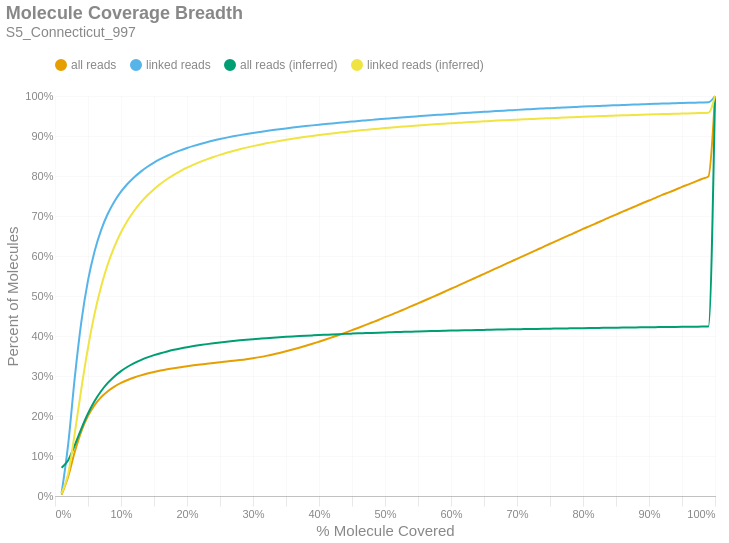

The notebook cell saved with this chart:
### Markdown cell above
### Molecule Read Coverage
This chart shows molecule coverage breadth as computed by the number of bases aligned to that molecule. In other words, "*how much of each unique long molecule is actually sequenced/aligned?*" Keep in mind there is a distinction between sequences and alignments, since some sequences belonging to a particular molecule may not align well and wouldn't appear in the alignment data. This chart also shows molecule coverage breadth as computed by the *inferred fragment* from which the aligned sequences originate. Unlike read coverage, this calculation takes into account the total insert size, including unsequenced gaps between the forward and reverse reads. Like the previous figures, these are cumulative percents.

### Code cell
if SKIPLR:
    print_html(f"Skipped")
else:
    binned_df = consolidated_hist(valids['coverage_bp'], mask, 0.01, True)
    binned_df_inf = consolidated_hist(valids['coverage_inserts'], mask, 0.01, True)
    binned_df = binned_df.with_columns(pl.lit(binned_df_inf['all reads (cumsum)']).alias('all reads (inferred)'))
    binned_df = binned_df.with_columns(pl.lit(binned_df_inf['linked reads (cumsum)']).alias('linked reads (inferred)'))
    binned_df = binned_df.with_columns(
        (pl.col('bin').cast(pl.Float64) + 0.01).alias('right_edge')
    )

    with SafeRender(binned_df):
        (
            density_plot(binned_df, 'Molecule Coverage Breadth', samplename, 'molcov', ['all reads (inferred)','linked reads (inferred)'])
            .encode(
                #x=alt.X('bin:Q', title="% Molecule Covered").axis(format = '%').scale(padding=0),
                x=alt.X('right_edge:Q', title="% Molecule Covered").axis(format='%').scale(padding=0),
                y=alt.Y('value:Q', title='Percent of Molecules')
                    .axis(format='%')
                    .stack(False)
                    .scale(domainMin=0, padding=0),
                color=alt.Color("key:N").scale(domain = ["all reads", "linked reads", "all reads (inferred)", "linked reads (inferred)"]),
                tooltip = [
                    alt.Tooltip("key:N", title = "Data Type"),
                    alt.Tooltip("range_label:N", title="% Molecule Covered"),
                    alt.Tooltip("value:Q", format = ".2%", title="% Molecules")
                ]
            )
        ).display()

### Figure 1 — Vega-Lite specification as saved in the notebook (floating-point values rounded to 4 significant figures)
{"width": "container", "height": 400, "config": {"title": {"anchor": "start", "dy": -15, "fontSize": 18, "color": "#888888", "subtitleColor": "#888888", "subtitleFontSize": 14}, "arc": {"fill": "#0072B2"}, "axis": {"domainColor": "#888888", "domainWidth": 0.5, "gridWidth": 0.2, "grid": false, "titleFontWeight": 400, "titleFontSize": 15, "labelFontSize": 11, "labelColor": "#888888", "tickColor": "#888888", "tickWidth": 0.2, "titleColor": "#888888"}, "axisBand": {"grid": false}, "axisX": {"grid": true, "tickSize": 10, "domainCap": "round"}, "axisY": {"domain": false, "grid": true, "tickSize": 0, "domainCap": "round"}, "background": "transparent", "header": {"labelFontSize": 15, "labelColor": "#888888", "titleFontSize": 15, "titleFontWeight": 600, "titleColor": "#888888"}, "legend": {"labelFont": "sans-serif", "labelFontSize": 12, "labelColor": "#888888", "symbolSize": 100, "symbolType": "circle", "titleFontSize": 12, "titlePadding": 10, "titleColor": "#888888", "title": null, "orient": "top"}, "range": {"category": ["#E69F00", "#56B4E9", "#009E73", "#F0E442", "#0072B2", "#D55E00", "#CC79A7", "#000000"], "diverging": ["#cfe8f3", "#a2d4ec", "#73bfe2", "#46abdb", "#1696d2", "#12719e"]}, "area": {"fill": "#0072B2", "fillOpacity": 0.7, "line": true, "strokeOpacity": 0.7}, "line": {"color": "#0072B2", "stroke": "#0072B2", "strokeWidth": 2}, "trail": {"color": "#0072B2", "stroke": "#0072B2", "strokeWidth": 0, "size": 1}, "point": {"filled": true, "fillOpacity": 1.0, "size": 95}, "text": {"color": "#888888", "fontSize": 11, "align": "right", "fontWeight": 400, "size": 11}, "bar": {"fill": "#0072B2", "stroke": null}, "view": {"stroke": null, "continuousWidth": 660, "continuousHeight": 400}}, "data": {"name": "data-8dba4309ce41a211d2ac14b68cd70d48"}, "mark": {"type": "line", "interpolate": "monotone", "point": {"opacity": 0, "size": 275}}, "encoding": {"color": {"field": "key", "scale": {"domain": ["all reads", "linked reads", "all reads (inferred)", "linked reads (inferred)"]}, "type": "nominal"}, "tooltip": [{"field": "key", "title": "Data Type", "type": "nominal"}, {"field": "range_label", "title": "% Molecule Covered", "type": "nominal"}, {"field": "value", "format": ".2%", "title": "% Molecules", "type": "quantitative"}], "x": {"axis": {"format": "%"}, "field": "right_edge", "scale": {"padding": 0}, "title": "% Molecule Covered", "type": "quantitative"}, "y": {"axis": {"format": "%"}, "field": "value", "scale": {"domainMin": 0, "padding": 0}, "stack": false, "title": "Percent of Molecules", "type": "quantitative"}}, "params": [{"name": "param_c36ac31b6afebe62", "select": {"type": "point", "fields": ["key"]}, "bind": "legend"}], "title": {"text": "Molecule Coverage Breadth", "subtitle": "S5_Connecticut_997"}, "transform": [{"fold": ["all reads (cumsum)", "linked reads (cumsum)", "all reads (inferred)", "linked reads (inferred)"]}, {"calculate": "replace(datum.key, ' (cumsum)', '')", "as": "key"}, {"filter": {"param": "param_c36ac31b6afebe62"}}], "usermeta": {"embedOptions": {"downloadFileName": "S5_Connecticut_997.molcov"}}, "$schema": "https://vega.github.io/schema/vega-lite/v6.1.0.json", "datasets": {"data-8dba4309ce41a211d2ac14b68cd70d48": [{"bin": "0.0", "interval": "0.0-0.01", "all reads": 0.003129, "linked reads": 0.007442, "all reads (cumsum)": 0.003129, "linked reads (cumsum)": 0.007442, "range_label": "0.0-0.01", "all reads (inferred)": 0.07045, "linked reads (inferred)": 0.006319, "right_edge": 0.01}, {"bin": "0.01", "interval": "0.01-0.02", "all reads": 0.04586, "linked reads": 0.1223, "all reads (cumsum)": 0.04899, "linked reads (cumsum)": 0.1297, "range_label": "0.01-0.02", "all reads (inferred)": 0.08961, "linked reads (inferred)": 0.05598, "right_edge": 0.02}, {"bin": "0.02", "interval": "0.02-0.03", "all reads": 0.06175, "linked reads": 0.1668, "all reads (cumsum)": 0.1107, "linked reads (cumsum)": 0.2965, "range_label": "0.02-0.03", "all reads (inferred)": 0.1273, "linked reads (inferred)": 0.1571, "right_edge": 0.03}, {"bin": "0.03", "interval": "0.03-0.04", "all reads": 0.05161, "linked reads": 0.1398, "all reads (cumsum)": 0.1623, "linked reads (cumsum)": 0.4363, "range_label": "0.03-0.04", "all reads (inferred)": 0.1687, "linked reads (inferred)": 0.2693, "right_edge": 0.04}, {"bin": "0.04", "interval": "0.04-0.05", "all reads": 0.03791, "linked reads": 0.1027, "all reads (cumsum)": 0.2003, "linked reads (cumsum)": 0.539, "range_label": "0.04-0.05", "all reads (inferred)": 0.2062, "linked reads (inferred)": 0.3711, "right_edge": 0.05}, {"bin": "0.05", "interval": "0.05-0.06", "all reads": 0.02705, "linked reads": 0.07309, "all reads (cumsum)": 0.2273, "linked reads (cumsum)": 0.6121, "range_label": "0.05-0.06", "all reads (inferred)": 0.2374, "linked reads (inferred)": 0.456, "right_edge": 0.06}, {"bin": "0.06", "interval": "0.06-0.07", "all reads": 0.01981, "linked reads": 0.05343, "all reads (cumsum)": 0.2471, "linked reads (cumsum)": 0.6655, "range_label": "0.06-0.07", "all reads (inferred)": 0.2626, "linked reads (inferred)": 0.5244, "right_edge": 0.07}, {"bin": "0.07", "interval": "0.07-0.08", "all reads": 0.01486, "linked reads": 0.04001, "all reads (cumsum)": 0.262, "linked reads (cumsum)": 0.7055, "range_label": "0.07-0.08", "all reads (inferred)": 0.2828, "linked reads (inferred)": 0.5792, "right_edge": 0.08}, {"bin": "0.08", "interval": "0.08-0.09", "all reads": 0.01147, "linked reads": 0.03081, "all reads (cumsum)": 0.2735, "linked reads (cumsum)": 0.7363, "range_label": "0.08-0.09", "all reads (inferred)": 0.299, "linked reads (inferred)": 0.6233, "right_edge": 0.09}, {"bin": "0.09", "interval": "0.09-0.1", "all reads": 0.009122, "linked reads": 0.02439, "all reads (cumsum)": 0.2826, "linked reads (cumsum)": 0.7607, "range_label": "0.09-0.1", "all reads (inferred)": 0.3122, "linked reads (inferred)": 0.6592, "right_edge": 0.1}, {"bin": "0.1", "interval": "0.1-0.11", "all reads": 0.007438, "linked reads": 0.01979, "all reads (cumsum)": 0.29, "linked reads (cumsum)": 0.7805, "range_label": "0.1-0.11", "all reads (inferred)": 0.3231, "linked reads (inferred)": 0.6887, "right_edge": 0.11}, {"bin": "0.11", "interval": "0.11-0.12", "all reads": 0.006175, "linked reads": 0.01644, "all reads (cumsum)": 0.2962, "linked reads (cumsum)": 0.797, "range_label": "0.11-0.12", "all reads (inferred)": 0.3321, "linked reads (inferred)": 0.7131, "right_edge": 0.12}, {"bin": "0.12", "interval": "0.12-0.13", "all reads": 0.005296, "linked reads": 0.01406, "all reads (cumsum)": 0.3015, "linked reads (cumsum)": 0.811, "range_label": "0.12-0.13", "all reads (inferred)": 0.3398, "linked reads (inferred)": 0.734, "right_edge": 0.13}, {"bin": "0.13", "interval": "0.13-0.14", "all reads": 0.004565, "linked reads": 0.01207, "all reads (cumsum)": 0.3061, "linked reads (cumsum)": 0.8231, "range_label": "0.13-0.14", "all reads (inferred)": 0.3464, "linked reads (inferred)": 0.7518, "right_edge": 0.14}, {"bin": "0.14", "interval": "0.14-0.15", "all reads": 0.003982, "linked reads": 0.01045, "all reads (cumsum)": 0.31, "linked reads (cumsum)": 0.8335, "range_label": "0.14-0.15", "all reads (inferred)": 0.3521, "linked reads (inferred)": 0.7671, "right_edge": 0.15}, {"bin": "0.15", "interval": "0.15-0.16", "all reads": 0.003512, "linked reads": 0.009145, "all reads (cumsum)": 0.3136, "linked reads (cumsum)": 0.8427, "range_label": "0.15-0.16", "all reads (inferred)": 0.3571, "linked reads (inferred)": 0.7806, "right_edge": 0.16}, {"bin": "0.16", "interval": "0.16-0.17", "all reads": 0.003113, "linked reads": 0.008011, "all reads (cumsum)": 0.3167, "linked reads (cumsum)": 0.8507, "range_label": "0.16-0.17", "all reads (inferred)": 0.3615, "linked reads (inferred)": 0.7925, "right_edge": 0.17}, {"bin": "0.17", "interval": "0.17-0.18", "all reads": 0.002786, "linked reads": 0.007085, "all reads (cumsum)": 0.3195, "linked reads (cumsum)": 0.8578, "range_label": "0.17-0.18", "all reads (inferred)": 0.3654, "linked reads (inferred)": 0.8031, "right_edge": 0.18}, {"bin": "0.18", "interval": "0.18-0.19", "all reads": 0.00256, "linked reads": 0.006384, "all reads (cumsum)": 0.322, "linked reads (cumsum)": 0.8642, "range_label": "0.18-0.19", "all reads (inferred)": 0.3688, "linked reads (inferred)": 0.8124, "right_edge": 0.19}, {"bin": "0.19", "interval": "0.19-0.2", "all reads": 0.002375, "linked reads": 0.005824, "all reads (cumsum)": 0.3244, "linked reads (cumsum)": 0.87, "range_label": "0.19-0.2", "all reads (inferred)": 0.372, "linked reads (inferred)": 0.8209, "right_edge": 0.2}, {"bin": "0.2", "interval": "0.2-0.21", "all reads": 0.002208, "linked reads": 0.005273, "all reads (cumsum)": 0.3266, "linked reads (cumsum)": 0.8753, "range_label": "0.2-0.21", "all reads (inferred)": 0.3748, "linked reads (inferred)": 0.8284, "right_edge": 0.21}, {"bin": "0.21", "interval": "0.21-0.22", "all reads": 0.002117, "linked reads": 0.00489, "all reads (cumsum)": 0.3287, "linked reads (cumsum)": 0.8802, "range_label": "0.21-0.22", "all reads (inferred)": 0.3774, "linked reads (inferred)": 0.8354, "right_edge": 0.22}, {"bin": "0.22", "interval": "0.22-0.23", "all reads": 0.001946, "linked reads": 0.004419, "all reads (cumsum)": 0.3307, "linked reads (cumsum)": 0.8846, "range_label": "0.22-0.23", "all reads (inferred)": 0.3797, "linked reads (inferred)": 0.8417, "right_edge": 0.23}, {"bin": "0.23", "interval": "0.23-0.24", "all reads": 0.001899, "linked reads": 0.004095, "all reads (cumsum)": 0.3326, "linked reads (cumsum)": 0.8887, "range_label": "0.23-0.24", "all reads (inferred)": 0.3819, "linked reads (inferred)": 0.8474, "right_edge": 0.24}, {"bin": "0.24", "interval": "0.24-0.25", "all reads": 0.001842, "linked reads": 0.003743, "all reads (cumsum)": 0.3344, "linked reads (cumsum)": 0.8924, "range_label": "0.24-0.25", "all reads (inferred)": 0.3839, "linked reads (inferred)": 0.8528, "right_edge": 0.25}, {"bin": "0.25", "interval": "0.25-0.26", "all reads": 0.001766, "linked reads": 0.003492, "all reads (cumsum)": 0.3362, "linked reads (cumsum)": 0.8959, "range_label": "0.25-0.26", "all reads (inferred)": 0.3858, "linked reads (inferred)": 0.858, "right_edge": 0.26}, {"bin": "0.26", "interval": "0.26-0.27", "all reads": 0.00178, "linked reads": 0.00323, "all reads (cumsum)": 0.3379, "linked reads (cumsum)": 0.8991, "range_label": "0.26-0.27", "all reads (inferred)": 0.3875, "linked reads (inferred)": 0.8626, "right_edge": 0.27}, {"bin": "0.27", "interval": "0.27-0.28", "all reads": 0.001876, "linked reads": 0.003008, "all reads (cumsum)": 0.3398, "linked reads (cumsum)": 0.9021, "range_label": "0.27-0.28", "all reads (inferred)": 0.3891, "linked reads (inferred)": 0.867, "right_edge": 0.28}, {"bin": "0.28", "interval": "0.28-0.29", "all reads": 0.002098, "linked reads": 0.002828, "all reads (cumsum)": 0.3419, "linked reads (cumsum)": 0.905, "range_label": "0.28-0.29", "all reads (inferred)": 0.3906, "linked reads (inferred)": 0.871, "right_edge": 0.29}, {"bin": "0.29", "interval": "0.29-0.3", "all reads": 0.002468, "linked reads": 0.002612, "all reads (cumsum)": 0.3444, "linked reads (cumsum)": 0.9076, "range_label": "0.29-0.3", "all reads (inferred)": 0.392, "linked reads (inferred)": 0.8747, "right_edge": 0.3}, {"bin": "0.3", "interval": "0.3-0.31", "all reads": 0.002807, "linked reads": 0.002475, "all reads (cumsum)": 0.3472, "linked reads (cumsum)": 0.9101, "range_label": "0.3-0.31", "all reads (inferred)": 0.3933, "linked reads (inferred)": 0.8782, "right_edge": 0.31}, {"bin": "0.31", "interval": "0.31-0.32", "all reads": 0.003159, "linked reads": 0.002411, "all reads (cumsum)": 0.3504, "linked reads (cumsum)": 0.9125, "range_label": "0.31-0.32", "all reads (inferred)": 0.3946, "linked reads (inferred)": 0.8816, "right_edge": 0.32}, {"bin": "0.32", "interval": "0.32-0.33", "all reads": 0.003479, "linked reads": 0.002264, "all reads (cumsum)": 0.3538, "linked reads (cumsum)": 0.9147, "range_label": "0.32-0.33", "all reads (inferred)": 0.3957, "linked reads (inferred)": 0.8847, "right_edge": 0.33}, {"bin": "0.33", "interval": "0.33-0.34", "all reads": 0.003812, "linked reads": 0.002189, "all reads (cumsum)": 0.3576, "linked reads (cumsum)": 0.9169, "range_label": "0.33-0.34", "all reads (inferred)": 0.3968, "linked reads (inferred)": 0.8876, "right_edge": 0.34}, {"bin": "0.34", "interval": "0.34-0.35", "all reads": 0.004036, "linked reads": 0.002076, "all reads (cumsum)": 0.3617, "linked reads (cumsum)": 0.919, "range_label": "0.34-0.35", "all reads (inferred)": 0.3979, "linked reads (inferred)": 0.8904, "right_edge": 0.35}, {"bin": "0.35", "interval": "0.35-0.36", "all reads": 0.004337, "linked reads": 0.001997, "all reads (cumsum)": 0.366, "linked reads (cumsum)": 0.921, "range_label": "0.35-0.36", "all reads (inferred)": 0.3989, "linked reads (inferred)": 0.8931, "right_edge": 0.36}, {"bin": "0.36", "interval": "0.36-0.37", "all reads": 0.004584, "linked reads": 0.001935, "all reads (cumsum)": 0.3706, "linked reads (cumsum)": 0.9229, "range_label": "0.36-0.37", "all reads (inferred)": 0.3998, "linked reads (inferred)": 0.8956, "right_edge": 0.37}, {"bin": "0.37", "interval": "0.37-0.38", "all reads": 0.004856, "linked reads": 0.001852, "all reads (cumsum)": 0.3755, "linked reads (cumsum)": 0.9248, "range_label": "0.37-0.38", "all reads (inferred)": 0.4007, "linked reads (inferred)": 0.898, "right_edge": 0.38}, {"bin": "0.38", "interval": "0.38-0.39", "all reads": 0.004994, "linked reads": 0.001768, "all reads (cumsum)": 0.3805, "linked reads (cumsum)": 0.9266, "range_label": "0.38-0.39", "all reads (inferred)": 0.4016, "linked reads (inferred)": 0.9003, "right_edge": 0.39}, {"bin": "0.39", "interval": "0.39-0.4", "all reads": 0.005266, "linked reads": 0.001692, "all reads (cumsum)": 0.3857, "linked reads (cumsum)": 0.9282, "range_label": "0.39-0.4", "all reads (inferred)": 0.4024, "linked reads (inferred)": 0.9025, "right_edge": 0.4}, {"bin": "0.4", "interval": "0.4-0.41", "all reads": 0.005342, "linked reads": 0.001614, "all reads (cumsum)": 0.3911, "linked reads (cumsum)": 0.9299, "range_label": "0.4-0.41", "all reads (inferred)": 0.4031, "linked reads (inferred)": 0.9045, "right_edge": 0.41}, {"bin": "0.41", "interval": "0.41-0.42", "all reads": 0.005638, "linked reads": 0.001636, "all reads (cumsum)": 0.3967, "linked reads (cumsum)": 0.9315, "range_label": "0.41-0.42", "all reads (inferred)": 0.4039, "linked reads (inferred)": 0.9065, "right_edge": 0.42}, {"bin": "0.42", "interval": "0.42-0.43", "all reads": 0.005778, "linked reads": 0.00149, "all reads (cumsum)": 0.4025, "linked reads (cumsum)": 0.933, "range_label": "0.42-0.43", "all reads (inferred)": 0.4046, "linked reads (inferred)": 0.9084, "right_edge": 0.43}, {"bin": "0.43", "interval": "0.43-0.44", "all reads": 0.005894, "linked reads": 0.001487, "all reads (cumsum)": 0.4084, "linked reads (cumsum)": 0.9345, "range_label": "0.43-0.44", "all reads (inferred)": 0.4053, "linked reads (inferred)": 0.9103, "right_edge": 0.44}, {"bin": "0.44", "interval": "0.44-0.45", "all reads": 0.00616, "linked reads": 0.001502, "all reads (cumsum)": 0.4145, "linked reads (cumsum)": 0.936, "range_label": "0.44-0.45", "all reads (inferred)": 0.406, "linked reads (inferred)": 0.912, "right_edge": 0.45}, {"bin": "0.45", "interval": "0.45-0.46", "all reads": 0.006195, "linked reads": 0.001496, "all reads (cumsum)": 0.4207, "linked reads (cumsum)": 0.9375, "range_label": "0.45-0.46", "all reads (inferred)": 0.4066, "linked reads (inferred)": 0.9137, "right_edge": 0.46}, {"bin": "0.46", "interval": "0.46-0.47", "all reads": 0.006392, "linked reads": 0.001424, "all reads (cumsum)": 0.4271, "linked reads (cumsum)": 0.9389, "range_label": "0.46-0.47", "all reads (inferred)": 0.4072, "linked reads (inferred)": 0.9153, "right_edge": 0.47}, {"bin": "0.47", "interval": "0.47-0.48", "all reads": 0.006489, "linked reads": 0.001418, "all reads (cumsum)": 0.4336, "linked reads (cumsum)": 0.9403, "range_label": "0.47-0.48", "all reads (inferred)": 0.4078, "linked reads (inferred)": 0.9169, "right_edge": 0.48}, {"bin": "0.48", "interval": "0.48-0.49", "all reads": 0.006371, "linked reads": 0.001338, "all reads (cumsum)": 0.44, "linked reads (cumsum)": 0.9417, "range_label": "0.48-0.49", "all reads (inferred)": 0.4084, "linked reads (inferred)": 0.9184, "right_edge": 0.49}, {"bin": "0.49", "interval": "0.49-0.5", "all reads": 0.007186, "linked reads": 0.001384, "all reads (cumsum)": 0.4472, "linked reads (cumsum)": 0.943, "range_label": "0.49-0.5", "all reads (inferred)": 0.4089, "linked reads (inferred)": 0.9199, "right_edge": 0.5}, {"bin": "0.5", "interval": "0.5-0.51", "all reads": 0.006235, "linked reads": 0.001273, "all reads (cumsum)": 0.4534, "linked reads (cumsum)": 0.9443, "range_label": "0.5-0.51", "all reads (inferred)": 0.4094, "linked reads (inferred)": 0.9212, "right_edge": 0.51}, {"bin": "0.51", "interval": "0.51-0.52", "all reads": 0.007092, "linked reads": 0.001285, "all reads (cumsum)": 0.4605, "linked reads (cumsum)": 0.9456, "range_label": "0.51-0.52", "all reads (inferred)": 0.4099, "linked reads (inferred)": 0.9225, "right_edge": 0.52}, {"bin": "0.52", "interval": "0.52-0.53", "all reads": 0.006861, "linked reads": 0.001302, "all reads (cumsum)": 0.4674, "linked reads (cumsum)": 0.9469, "range_label": "0.52-0.53", "all reads (inferred)": 0.4104, "linked reads (inferred)": 0.9239, "right_edge": 0.53}, {"bin": "0.53", "interval": "0.53-0.54", "all reads": 0.007135, "linked reads": 0.001262, "all reads (cumsum)": 0.4745, "linked reads (cumsum)": 0.9482, "range_label": "0.53-0.54", "all reads (inferred)": 0.4109, "linked reads (inferred)": 0.9251, "right_edge": 0.54}, {"bin": "0.54", "interval": "0.54-0.55", "all reads": 0.007032, "linked reads": 0.001209, "all reads (cumsum)": 0.4815, "linked reads (cumsum)": 0.9494, "range_label": "0.54-0.55", "all reads (inferred)": 0.4114, "linked reads (inferred)": 0.9263, "right_edge": 0.55}, {"bin": "0.55", "interval": "0.55-0.56", "all reads": 0.007296, "linked reads": 0.001211, "all reads (cumsum)": 0.4888, "linked reads (cumsum)": 0.9506, "range_label": "0.55-0.56", "all reads (inferred)": 0.4118, "linked reads (inferred)": 0.9275, "right_edge": 0.56}, {"bin": "0.56", "interval": "0.56-0.57", "all reads": 0.007185, "linked reads": 0.001159, "all reads (cumsum)": 0.496, "linked reads (cumsum)": 0.9517, "range_label": "0.56-0.57", "all reads (inferred)": 0.4122, "linked reads (inferred)": 0.9286, "right_edge": 0.57}, {"bin": "0.57", "interval": "0.57-0.58", "all reads": 0.007176, "linked reads": 0.001135, "all reads (cumsum)": 0.5032, "linked reads (cumsum)": 0.9529, "range_label": "0.57-0.58", "all reads (inferred)": 0.4127, "linked reads (inferred)": 0.9297, "right_edge": 0.58}, {"bin": "0.58", "interval": "0.58-0.59", "all reads": 0.007362, "linked reads": 0.00116, "all reads (cumsum)": 0.5105, "linked reads (cumsum)": 0.954, "range_label": "0.58-0.59", "all reads (inferred)": 0.4131, "linked reads (inferred)": 0.9308, "right_edge": 0.59}, {"bin": "0.59", "interval": "0.59-0.6", "all reads": 0.007533, "linked reads": 0.001125, "all reads (cumsum)": 0.5181, "linked reads (cumsum)": 0.9552, "range_label": "0.59-0.6", "all reads (inferred)": 0.4135, "linked reads (inferred)": 0.9319, "right_edge": 0.6}, {"bin": "0.6", "interval": "0.6-0.61", "all reads": 0.007201, "linked reads": 0.001097, "all reads (cumsum)": 0.5253, "linked reads (cumsum)": 0.9563, "range_label": "0.6-0.61", "all reads (inferred)": 0.4138, "linked reads (inferred)": 0.9329, "right_edge": 0.61}, {"bin": "0.61", "interval": "0.61-0.62", "all reads": 0.007604, "linked reads": 0.001103, "all reads (cumsum)": 0.5329, "linked reads (cumsum)": 0.9574, "range_label": "0.61-0.62", "all reads (inferred)": 0.4142, "linked reads (inferred)": 0.9338, "right_edge": 0.62}, {"bin": "0.62", "interval": "0.62-0.63", "all reads": 0.007405, "linked reads": 0.001041, "all reads (cumsum)": 0.5403, "linked reads (cumsum)": 0.9584, "range_label": "0.62-0.63", "all reads (inferred)": 0.4146, "linked reads (inferred)": 0.9348, "right_edge": 0.63}, {"bin": "0.63", "interval": "0.63-0.64", "all reads": 0.007497, "linked reads": 0.001036, "all reads (cumsum)": 0.5478, "linked reads (cumsum)": 0.9594, "range_label": "0.63-0.64", "all reads (inferred)": 0.415, "linked reads (inferred)": 0.9358, "right_edge": 0.64}, {"bin": "0.64", "interval": "0.64-0.65", "all reads": 0.007444, "linked reads": 0.001, "all reads (cumsum)": 0.5552, "linked reads (cumsum)": 0.9604, "range_label": "0.64-0.65", "all reads (inferred)": 0.4153, "linked reads (inferred)": 0.9367, "right_edge": 0.65}, {"bin": "0.65", "interval": "0.65-0.66", "all reads": 0.007774, "linked reads": 0.001031, "all reads (cumsum)": 0.563, "linked reads (cumsum)": 0.9615, "range_label": "0.65-0.66", "all reads (inferred)": 0.4157, "linked reads (inferred)": 0.9376, "right_edge": 0.66}, {"bin": "0.66", "interval": "0.66-0.67", "all reads": 0.007374, "linked reads": 0.0009738, "all reads (cumsum)": 0.5704, "linked reads (cumsum)": 0.9624, "range_label": "0.66-0.67", "all reads (inferred)": 0.416, "linked reads (inferred)": 0.9385, "right_edge": 0.67}, {"bin": "0.67", "interval": "0.67-0.68", "all reads": 0.007557, "linked reads": 0.0009606, "all reads (cumsum)": 0.5779, "linked reads (cumsum)": 0.9634, "range_label": "0.67-0.68", "all reads (inferred)": 0.4163, "linked reads (inferred)": 0.9393, "right_edge": 0.68}, {"bin": "0.68", "interval": "0.68-0.69", "all reads": 0.007399, "linked reads": 0.0009536, "all reads (cumsum)": 0.5853, "linked reads (cumsum)": 0.9644, "range_label": "0.68-0.69", "all reads (inferred)": 0.4166, "linked reads (inferred)": 0.9401, "right_edge": 0.69}, {"bin": "0.69", "interval": "0.69-0.7", "all reads": 0.007638, "linked reads": 0.0009566, "all reads (cumsum)": 0.593, "linked reads (cumsum)": 0.9653, "range_label": "0.69-0.7", "all reads (inferred)": 0.4169, "linked reads (inferred)": 0.9409, "right_edge": 0.7}, {"bin": "0.7", "interval": "0.7-0.71", "all reads": 0.007481, "linked reads": 0.0009122, "all reads (cumsum)": 0.6005, "linked reads (cumsum)": 0.9662, "range_label": "0.7-0.71", "all reads (inferred)": 0.4172, "linked reads (inferred)": 0.9417, "right_edge": 0.71}, {"bin": "0.71", "interval": "0.71-0.72", "all reads": 0.007403, "linked reads": 0.0008397, "all reads (cumsum)": 0.6079, "linked reads (cumsum)": 0.9671, "range_label": "0.71-0.72", "all reads (inferred)": 0.4175, "linked reads (inferred)": 0.9424, "right_edge": 0.72}, {"bin": "0.72", "interval": "0.72-0.73", "all reads": 0.007615, "linked reads": 0.0008771, "all reads (cumsum)": 0.6155, "linked reads (cumsum)": 0.9679, "range_label": "0.72-0.73", "all reads (inferred)": 0.4178, "linked reads (inferred)": 0.9432, "right_edge": 0.73}, {"bin": "0.73", "interval": "0.73-0.74", "all reads": 0.007386, "linked reads": 0.0008367, "all reads (cumsum)": 0.6229, "linked reads (cumsum)": 0.9688, "range_label": "0.73-0.74", "all reads (inferred)": 0.4181, "linked reads (inferred)": 0.9439, "right_edge": 0.74}, {"bin": "0.74", "interval": "0.74-0.75", "all reads": 0.007792, "linked reads": 0.0008534, "all reads (cumsum)": 0.6306, "linked reads (cumsum)": 0.9696, "range_label": "0.74-0.75", "all reads (inferred)": 0.4184, "linked reads (inferred)": 0.9446, "right_edge": 0.75}, {"bin": "0.75", "interval": "0.75-0.76", "all reads": 0.007227, "linked reads": 0.000802, "all reads (cumsum)": 0.6379, "linked reads (cumsum)": 0.9704, "range_label": "0.75-0.76", "all reads (inferred)": 0.4186, "linked reads (inferred)": 0.9453, "right_edge": 0.76}, {"bin": "0.76", "interval": "0.76-0.77", "all reads": 0.007441, "linked reads": 0.0007971, "all reads (cumsum)": 0.6453, "linked reads (cumsum)": 0.9712, "range_label": "0.76-0.77", "all reads (inferred)": 0.4189, "linked reads (inferred)": 0.946, "right_edge": 0.77}, {"bin": "0.77", "interval": "0.77-0.78", "all reads": 0.007371, "linked reads": 0.0007831, "all reads (cumsum)": 0.6527, "linked reads (cumsum)": 0.972, "range_label": "0.77-0.78", "all reads (inferred)": 0.4192, "linked reads (inferred)": 0.9467, "right_edge": 0.78}, {"bin": "0.78", "interval": "0.78-0.79", "all reads": 0.007307, "linked reads": 0.000747, "all reads (cumsum)": 0.66, "linked reads (cumsum)": 0.9728, "range_label": "0.78-0.79", "all reads (inferred)": 0.4194, "linked reads (inferred)": 0.9473, "right_edge": 0.79}, {"bin": "0.79", "interval": "0.79-0.8", "all reads": 0.007697, "linked reads": 0.0007461, "all reads (cumsum)": 0.6677, "linked reads (cumsum)": 0.9735, "range_label": "0.79-0.8", "all reads (inferred)": 0.4197, "linked reads (inferred)": 0.948, "right_edge": 0.8}, {"bin": "0.8", "interval": "0.8-0.81", "all reads": 0.007026, "linked reads": 0.0006991, "all reads (cumsum)": 0.6747, "linked reads (cumsum)": 0.9742, "range_label": "0.8-0.81", "all reads (inferred)": 0.4199, "linked reads (inferred)": 0.9486, "right_edge": 0.81}, {"bin": "0.81", "interval": "0.81-0.82", "all reads": 0.007213, "linked reads": 0.0006881, "all reads (cumsum)": 0.6819, "linked reads (cumsum)": 0.9749, "range_label": "0.81-0.82", "all reads (inferred)": 0.4201, "linked reads (inferred)": 0.9492, "right_edge": 0.82}, {"bin": "0.82", "interval": "0.82-0.83", "all reads": 0.007268, "linked reads": 0.000689, "all reads (cumsum)": 0.6892, "linked reads (cumsum)": 0.9756, "range_label": "0.82-0.83", "all reads (inferred)": 0.4204, "linked reads (inferred)": 0.9498, "right_edge": 0.83}, {"bin": "0.83", "interval": "0.83-0.84", "all reads": 0.007255, "linked reads": 0.0006851, "all reads (cumsum)": 0.6965, "linked reads (cumsum)": 0.9763, "range_label": "0.83-0.84", "all reads (inferred)": 0.4206, "linked reads (inferred)": 0.9504, "right_edge": 0.84}, {"bin": "0.84", "interval": "0.84-0.85", "all reads": 0.007071, "linked reads": 0.0006363, "all reads (cumsum)": 0.7035, "linked reads (cumsum)": 0.9769, "range_label": "0.84-0.85", "all reads (inferred)": 0.4208, "linked reads (inferred)": 0.951, "right_edge": 0.85}, {"bin": "0.85", "interval": "0.85-0.86", "all reads": 0.007213, "linked reads": 0.0006539, "all reads (cumsum)": 0.7107, "linked reads (cumsum)": 0.9776, "range_label": "0.85-0.86", "all reads (inferred)": 0.4211, "linked reads (inferred)": 0.9516, "right_edge": 0.86}, {"bin": "0.86", "interval": "0.86-0.87", "all reads": 0.006985, "linked reads": 0.0006438, "all reads (cumsum)": 0.7177, "linked reads (cumsum)": 0.9782, "range_label": "0.86-0.87", "all reads (inferred)": 0.4213, "linked reads (inferred)": 0.9522, "right_edge": 0.87}, {"bin": "0.87", "interval": "0.87-0.88", "all reads": 0.007155, "linked reads": 0.0005945, "all reads (cumsum)": 0.7249, "linked reads (cumsum)": 0.9788, "range_label": "0.87-0.88", "all reads (inferred)": 0.4215, "linked reads (inferred)": 0.9527, "right_edge": 0.88}, {"bin": "0.88", "interval": "0.88-0.89", "all reads": 0.006955, "linked reads": 0.0005959, "all reads (cumsum)": 0.7318, "linked reads (cumsum)": 0.9794, "range_label": "0.88-0.89", "all reads (inferred)": 0.4217, "linked reads (inferred)": 0.9532, "right_edge": 0.89}, {"bin": "0.89", "interval": "0.89-0.9", "all reads": 0.006979, "linked reads": 0.0005735, "all reads (cumsum)": 0.7388, "linked reads (cumsum)": 0.98, "range_label": "0.89-0.9", "all reads (inferred)": 0.4219, "linked reads (inferred)": 0.9537, "right_edge": 0.9}, {"bin": "0.9", "interval": "0.9-0.91", "all reads": 0.006517, "linked reads": 0.0005216, "all reads (cumsum)": 0.7453, "linked reads (cumsum)": 0.9805, "range_label": "0.9-0.91", "all reads (inferred)": 0.4221, "linked reads (inferred)": 0.9542, "right_edge": 0.91}, {"bin": "0.91", "interval": "0.91-0.92", "all reads": 0.007377, "linked reads": 0.0005247, "all reads (cumsum)": 0.7527, "linked reads (cumsum)": 0.981, "range_label": "0.91-0.92", "all reads (inferred)": 0.4223, "linked reads (inferred)": 0.9547, "right_edge": 0.92}, {"bin": "0.92", "interval": "0.92-0.93", "all reads": 0.00622, "linked reads": 0.0005062, "all reads (cumsum)": 0.7589, "linked reads (cumsum)": 0.9815, "range_label": "0.92-0.93", "all reads (inferred)": 0.4225, "linked reads (inferred)": 0.9552, "right_edge": 0.93}, {"bin": "0.93", "interval": "0.93-0.94", "all reads": 0.00681, "linked reads": 0.0004777, "all reads (cumsum)": 0.7657, "linked reads (cumsum)": 0.982, "range_label": "0.93-0.94", "all reads (inferred)": 0.4227, "linked reads (inferred)": 0.9557, "right_edge": 0.94}, {"bin": "0.94", "interval": "0.94-0.95", "all reads": 0.007205, "linked reads": 0.000486, "all reads (cumsum)": 0.7729, "linked reads (cumsum)": 0.9825, "range_label": "0.94-0.95", "all reads (inferred)": 0.4229, "linked reads (inferred)": 0.9561, "right_edge": 0.95}, {"bin": "0.95", "interval": "0.95-0.96", "all reads": 0.005971, "linked reads": 0.0004684, "all reads (cumsum)": 0.7789, "linked reads (cumsum)": 0.983, "range_label": "0.95-0.96", "all reads (inferred)": 0.4231, "linked reads (inferred)": 0.9566, "right_edge": 0.96}, {"bin": "0.96", "interval": "0.96-0.97", "all reads": 0.006858, "linked reads": 0.0004249, "all reads (cumsum)": 0.7858, "linked reads (cumsum)": 0.9834, "range_label": "0.96-0.97", "all reads (inferred)": 0.4233, "linked reads (inferred)": 0.957, "right_edge": 0.97}, {"bin": "0.97", "interval": "0.97-0.98", "all reads": 0.006813, "linked reads": 0.000421, "all reads (cumsum)": 0.7926, "linked reads (cumsum)": 0.9838, "range_label": "0.97-0.98", "all reads (inferred)": 0.4235, "linked reads (inferred)": 0.9574, "right_edge": 0.98}, {"bin": "0.98", "interval": "0.98-0.99", "all reads": 0.006288, "linked reads": 0.000417, "all reads (cumsum)": 0.7989, "linked reads (cumsum)": 0.9842, "range_label": "0.98-0.99", "all reads (inferred)": 0.4237, "linked reads (inferred)": 0.9579, "right_edge": 0.99}, {"bin": "0.99", "interval": "0.99-1.0", "all reads": 0.2011, "linked reads": 0.01579, "all reads (cumsum)": 1.0, "linked reads (cumsum)": 1.0, "range_label": "0.99-1.0", "all reads (inferred)": 1.0, "linked reads (inferred)": 1.0, "right_edge": 1.0}]}}
